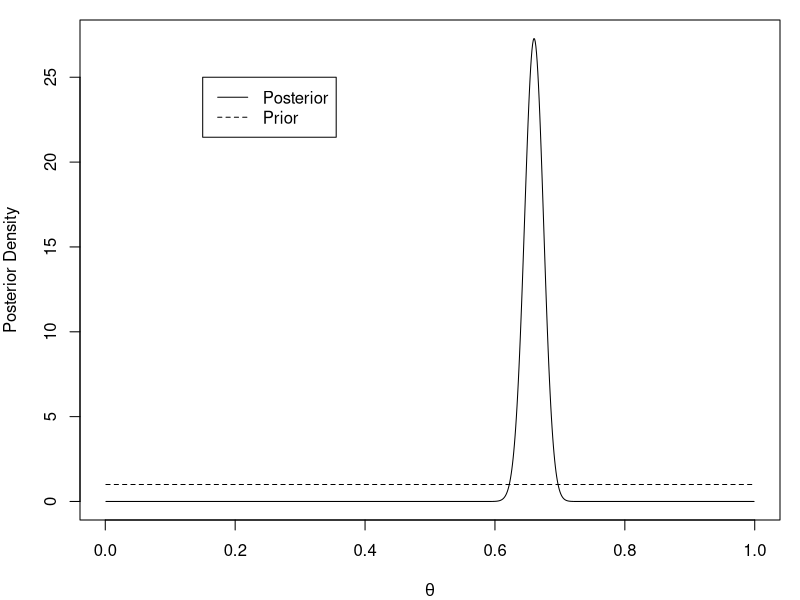
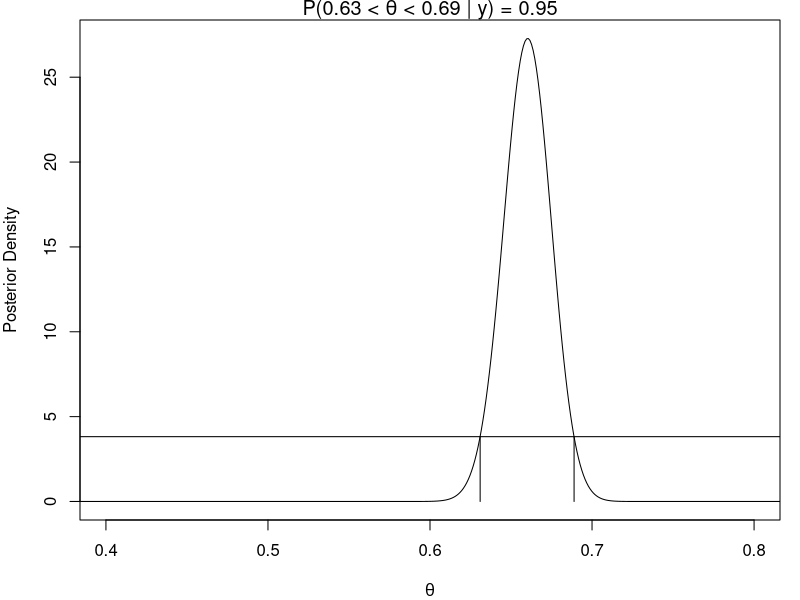
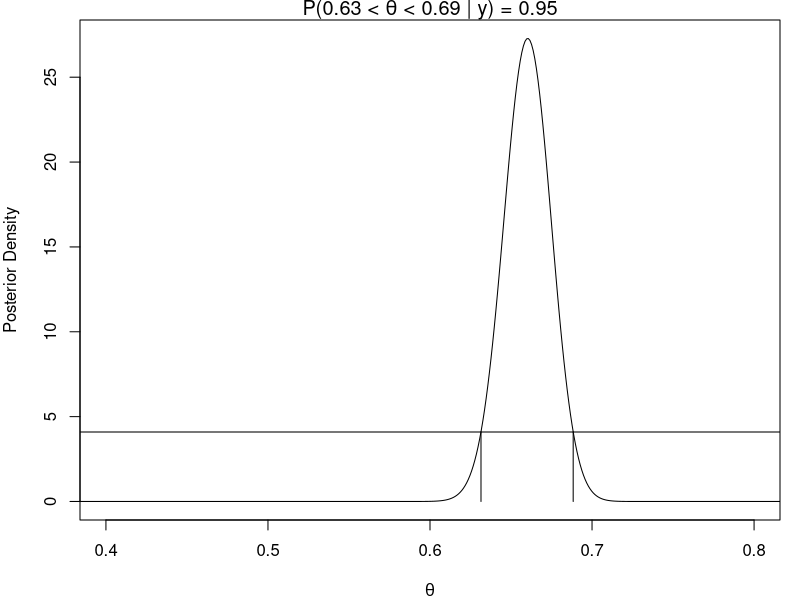
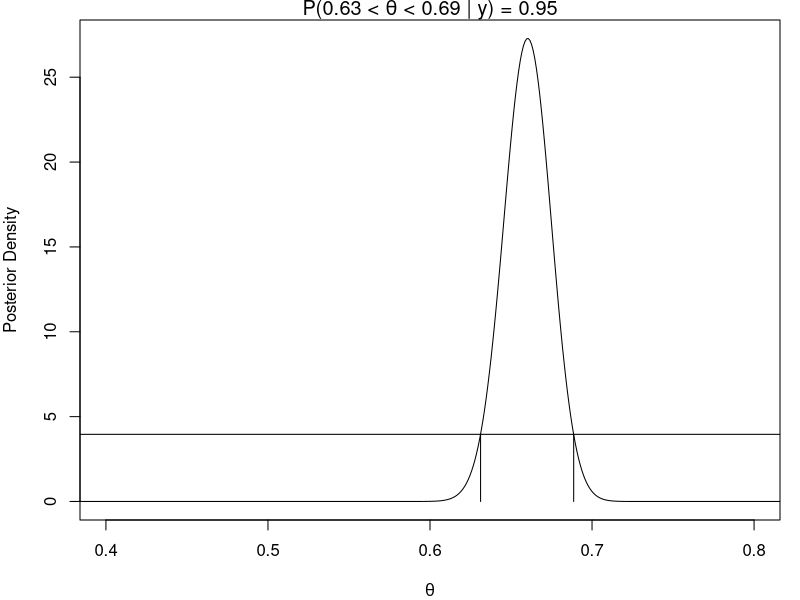
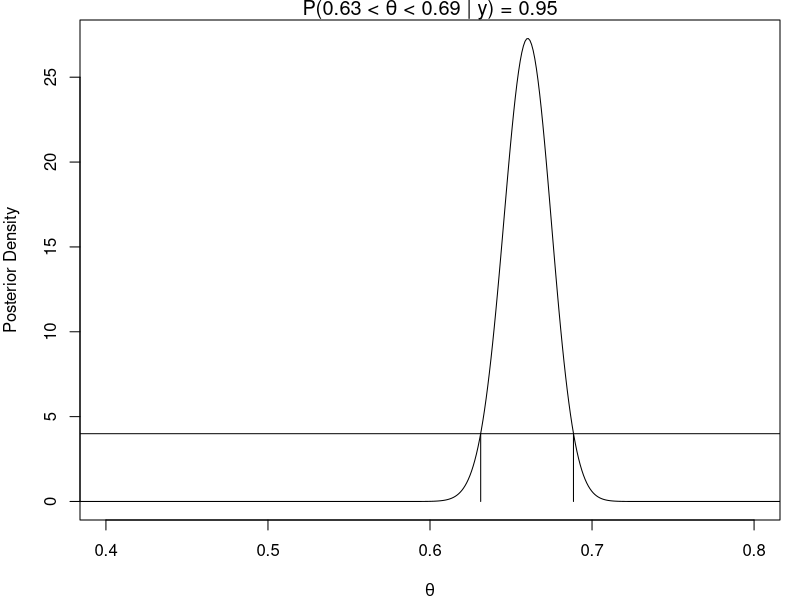

These charts were generated, in order, by the following R code:
#############################################
# Lecture 2 code

###################
# Television data
y = 692
n = 1048


######################
# posterior and prior
par(mar = c(4, 4, 1, 1))
theta <- seq(0.001, 0.999, by = 0.001)
plot(theta, dbeta(theta, y + 1, n - y + 1), t="l",lty=1,
     ylab="Posterior Density",
     xlab=expression(theta))
lines(theta, dbeta(theta, 1,1), lty=2)
legend(0.15, 25, c("Posterior", "Prior"), lty=c(1,2))


#########################################
## Quantile-based intervals
qbeta(c(0.025, 0.975), y + 1, n - y + 1)


##############################################################
# Function: Computes the HPD interval associated with a 
#           particular height variable h which ranges between
#           0 and 1.


HPD.beta.h = function(y, n, h=.1, a=1, b=1, plot=T, ...){
  apost= y + a
  bpost= n - y + b
  if (apost > 1 & bpost > 1) {
    mode = (apost - 1)/(apost + bpost - 2)
    dmode = dbeta(mode, apost, bpost)}
  else return("mode at 0 or 1: HPD not implemented yet")
  lt = uniroot(f=function(x){
    dbeta(x,apost, bpost)/dmode - h},
    lower=0, upper=mode)$root
  ut = uniroot(f=function(x){ dbeta(x,apost, bpost)/dmode - h},
               lower=mode, upper=1)$root
  coverage = pbeta(ut, apost, bpost) - pbeta(lt, apost, bpost)
  if (plot) {
    th = seq(0, 1, length=1000)
    plot(th, dbeta(th, apost, bpost),
         t="l", lty=1,xlab=expression(theta),
         ylab="Posterior Density", ...)
    abline(h=h*dmode)
    segments(ut,0,ut,dbeta(ut,apost,bpost))
    segments(lt,0,lt,dbeta(lt,apost,bpost))
    title(bquote(paste("P(", .(round(lt, 2))," < ", theta, " < ",             
                       .(round(ut,2)), " | " , y, ") = ",
                       .(round(coverage, 2)))))
  }
  return(c(lt,ut,coverage,h))
}


###########################################################################
# HPD based interval:
# Note: h here is between 0 and 1 and each value of h in this region 
#       provides and HPD interval with the coverage reported by the 
#       function HPD.beta.h(....) 

HPD.beta.h(y, n, h = 0.14, xlim = c(0.4, 0.8))
HPD.beta.h(y, n, h = 0.15, xlim = c(0.4, 0.8))
HPD.beta.h(y, n, h = 0.145, xlim = c(0.4, 0.8))

# After fiddeling around I found h = 0.146348 gives us basically what we want
HPD.beta.h(y, n, h = 0.146348, xlim = c(0.4, 0.8))

# Lets get the exact HPD interval

Dev.HPD.beta.h<-function(h, y, n, alpha){
  cov<-HPD.beta.h(y, n, h, plot=F)[3]
  res<-(cov-(1-alpha))^2
  return(res)
}

h.final<-optimize(Dev.HPD.beta.h,c(0,1),y=y,n=n,alpha=0.05)$minimum
HPD.beta.h(y, n, h.final, plot=F)




